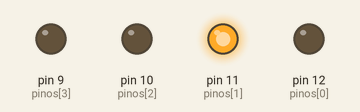
This sketch was run on a simulated Arduino Uno, built with avr-gcc and run on an emulated ATmega328P. Parts: output pins drawn as LEDs (lit = HIGH). Random numbers use the default seed unless the sketch sets one.

Above: at 2.25 s.
At 16.46 s:
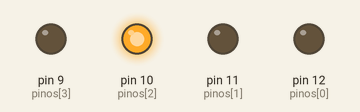
At 19.07 s:
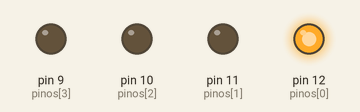
At 36.53 s:
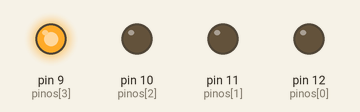
Timing chart, 0 to 40.0 s (numbered marks = the images above):
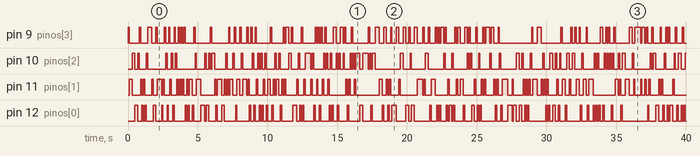

The sketch:

brincando_com_leds.ino
```cpp
int pinos[4] = {12,11,10,9};
int total = 3;

void setup() {
  // put your setup code here, to run once:
  for(int x = 0; x <= total; x++){
     pinMode(pinos[x], OUTPUT);
  }
}

void loop() {
  // put your main code here, to run repeatedly:
   int num = random(4);
   digitalWrite(pinos[num], HIGH);
   delay(100);
   digitalWrite(pinos[num], LOW);
 }
```

Measured:
- by itself, pin 9 (pinos[3]): LOW → HIGH at 0.00 s, → LOW 0.10 s later, → HIGH 0.70 s later, → LOW 0.10 s later, … (150 changes in this stretch)
- by itself, pin 10 (pinos[2]): LOW → HIGH at 0.30 s, → LOW 0.20 s later, → HIGH 0.20 s later, → LOW 0.10 s later, … (139 changes in this stretch)
- by itself, pin 11 (pinos[1]): LOW → HIGH at 0.10 s, → LOW 0.20 s later, → HIGH 0.60 s later, → LOW 0.10 s later, … (154 changes in this stretch)
- by itself, pin 12 (pinos[0]): LOW → HIGH at 0.50 s, → LOW 0.20 s later, → HIGH 0.30 s later, → LOW 0.10 s later, … (152 changes in this stretch)
